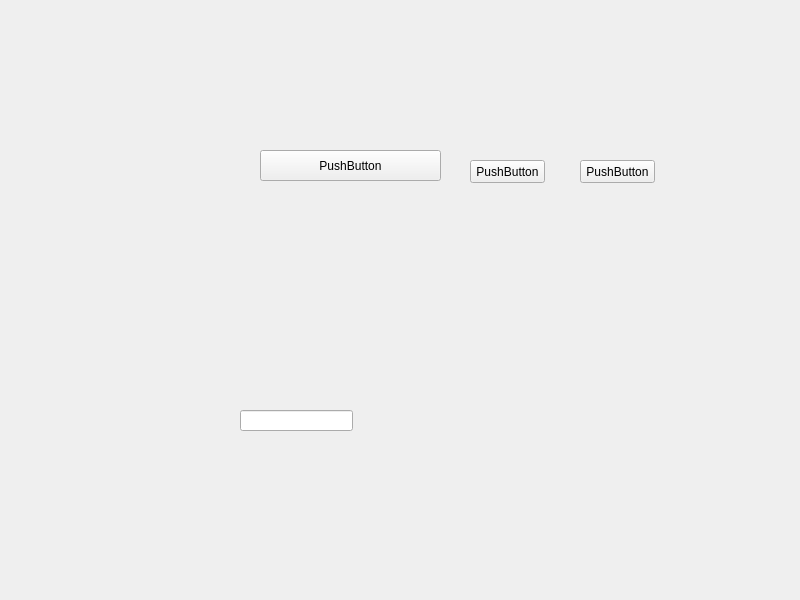
<?xml version="1.0" encoding="UTF-8"?>
<ui version="4.0">
 <class>Widget</class>
 <widget class="QWidget" name="Widget">
  <property name="geometry">
   <rect>
    <x>0</x>
    <y>0</y>
    <width>800</width>
    <height>600</height>
   </rect>
  </property>
  <property name="windowTitle">
   <string>Widget</string>
  </property>
  <widget class="QPushButton" name="pushButton">
   <property name="geometry">
    <rect>
     <x>260</x>
     <y>150</y>
     <width>181</width>
     <height>31</height>
    </rect>
   </property>
   <property name="text">
    <string>PushButton</string>
   </property>
  </widget>
  <widget class="QPushButton" name="pushButton_2">
   <property name="geometry">
    <rect>
     <x>580</x>
     <y>160</y>
     <width>75</width>
     <height>23</height>
    </rect>
   </property>
   <property name="text">
    <string>PushButton</string>
   </property>
  </widget>
  <widget class="QPushButton" name="pushButton_3">
   <property name="geometry">
    <rect>
     <x>470</x>
     <y>160</y>
     <width>75</width>
     <height>23</height>
    </rect>
   </property>
   <property name="text">
    <string>PushButton</string>
   </property>
  </widget>
  <widget class="QLineEdit" name="lineEdit">
   <property name="geometry">
    <rect>
     <x>240</x>
     <y>410</y>
     <width>113</width>
     <height>21</height>
    </rect>
   </property>
  </widget>
 </widget>
 <resources/>
 <connections/>
</ui>
